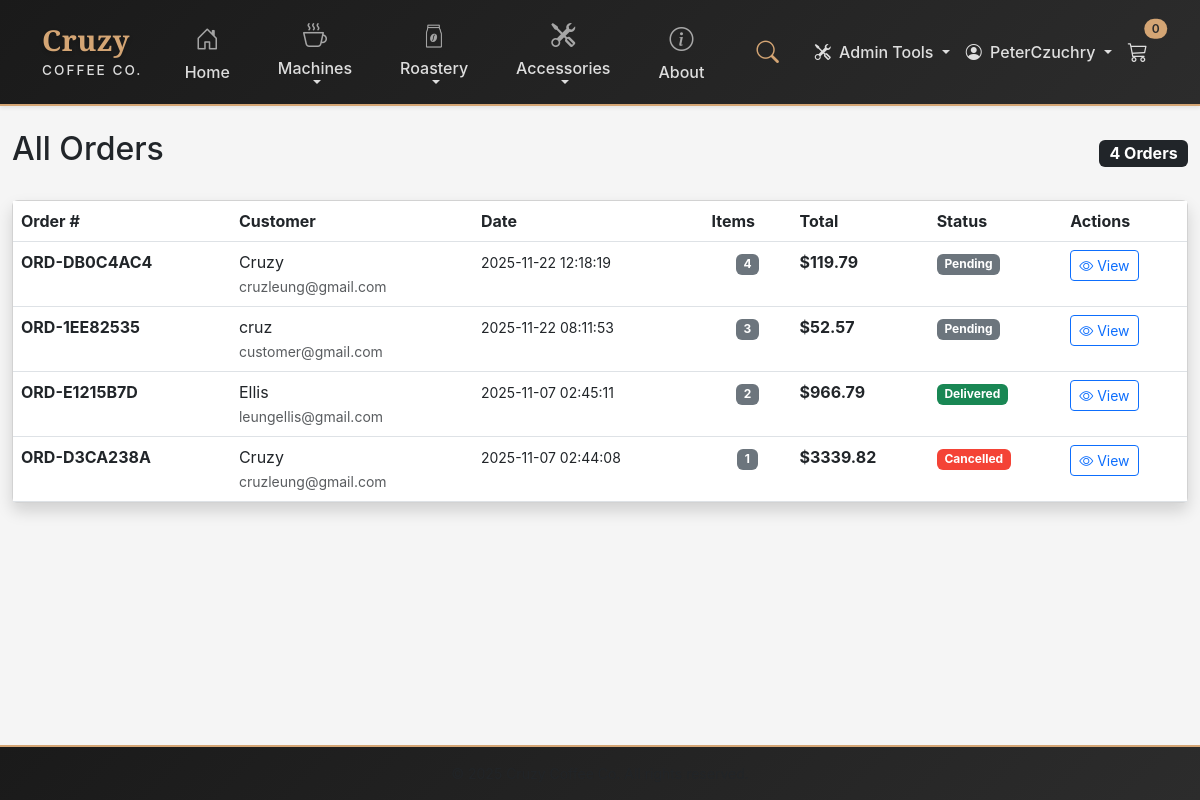
/admin/orders (signed in), run on the app's committed database.
### tables this page shows
CREATE TABLE orders_new (
                id INTEGER PRIMARY KEY AUTOINCREMENT,
                order_number TEXT UNIQUE NOT NULL,
                user_id INTEGER,
                customer_name TEXT NOT NULL,
                customer_email TEXT NOT NULL,
                customer_phone TEXT,
                shipping_address TEXT NOT NULL,
                shipping_city TEXT NOT NULL,
                shipping_state TEXT NOT NULL,
                shipping_zip TEXT NOT NULL,
                payment_method TEXT NOT NULL,
                subtotal REAL NOT NULL,
                tax REAL NOT NULL,
                shipping_cost REAL NOT NULL,
                total REAL NOT NULL,
                status TEXT DEFAULT 'pending',
                created_at TIMESTAMP DEFAULT CURRENT_TIMESTAMP,
                updated_at TIMESTAMP DEFAULT CURRENT_TIMESTAMP,
                FOREIGN KEY (user_id) REFERENCES customers(id)
            );

### app.py (the view)
@app.route("/admin/orders")
@admin_required
def admin_orders():
    conn = get_db_connection()
    orders = conn.execute('''
        SELECT * FROM orders_new
        ORDER BY created_at DESC
    ''').fetchall()
    conn.close()
    return render_template('admin_orders.html',
                         orders=orders,
                         year=datetime.now().year)

### app.py (called while the page is built)
def get_db_connection():
    conn = sqlite3.connect('store.db')
    conn.row_factory = sqlite3.Row
    return conn

def get_user_role():
    return session.get('user_role', 'customer')

def admin_required(f):
    @wraps(f)
    def decorated_function(*args, **kwargs):
        if 'user_id' not in session:
            flash('Please log in to access this page.', 'warning')
            return redirect(url_for('login', next=request.url))
        role = get_user_role()
        if role not in ['admin', 'manager']:
            flash('Access denied. Admin privileges required.', 'danger')
            abort(403)
        return f(*args, **kwargs)
    return decorated_function

### templates/admin_orders.html (shortened to what this page needs)
{% extends "base.html" %}
{% block content %}
<div class="container-fluid py-4">
    <div class="d-flex justify-content-between align-items-center mb-4">
        <h2>All Orders</h2>
        <span class="badge bg-dark" style="font-size: 1rem;">{{ orders|length }} Orders</span>
    </div>
    {% if orders %}
    <div class="card shadow">
        <div class="card-body p-0">
            <div class="table-responsive">
                <table class="table table-hover mb-0">
                    <thead class="bg-dark text-white">
                        <tr>
                            <th>Order #</th>
                            <th>Customer</th>
                            <th>Date</th>
                            <th>Items</th>
                            <th>Total</th>
                            <th>Status</th>
                            <th>Actions</th>
                        </tr>
                    </thead>
                    <tbody>
                        {% for order in orders %}
                        <tr>
                            <td><strong>{{ order.order_number }}</strong></td>
                            <td>
                                {{ order.customer_name }}<br>
                                <small class="text-muted">{{ order.customer_email }}</small>
                            </td>
                            <td><small>{{ order.created_at }}</small></td>
                            <td class="text-center">
                                <span class="badge bg-secondary">{{ order.id }}</span>
                            </td>
                            <td><strong>${{ '%.2f'|format(order.total) }}</strong></td>
                            <td>
                                <span class="badge
                                    {% if order.status == 'delivered' %}bg-success
                                    {% elif order.status == 'shipped' %}bg-info
                                    {% elif order.status == 'processing' %}bg-warning text-dark
                                    {% elif order.status == 'cancelled' %}bg-danger
                                    {% else %}bg-secondary{% endif %}">
                                    {{ order.status|capitalize }}
                                </span>
                            </td>
                            <td>
                                <a href="{{ url_for('admin_order_detail', order_id=order.id) }}"
                                   class="btn btn-sm btn-outline-primary">
                                    <i class="bi bi-eye"></i> View
                                </a>
                            </td>
                        </tr>
                        {% endfor %}
                    </tbody>
                </table>
            </div>
        </div>
    </div>
    {% else %}
    <div class="text-center py-5">
        <i class="bi bi-inbox display-1 text-muted"></i>
        <p class="lead text-muted mt-3">No orders yet.</p>
    </div>
    {% endif %}
</div>
{% endblock %}

### data on the page
orders_new: order_number "ORD-DB0C4AC4", customer_name "Cruzy", customer_email "cruzleung@gmail.com", created_at "2025-11-22 12:18:19", id "4", total "119.79", status "Pending"
orders_new: order_number "ORD-1EE82535", customer_name "cruz", customer_email "customer@gmail.com", created_at "2025-11-22 08:11:53", id "3", total "52.57", status "Pending"
orders_new: order_number "ORD-E1215B7D", customer_name "Ellis", customer_email "leungellis@gmail.com", created_at "2025-11-07 02:45:11", id "2", total "966.79", status "Delivered"
orders_new: order_number "ORD-D3CA238A", customer_name "Cruzy", customer_email "cruzleung@gmail.com", created_at "2025-11-07 02:44:08", id "1", total "3339.82", status "Cancelled"

### other printed values
{{ session.user_name }} "PeterCzuchry"
{{ cart_count }} "0"
{{ orders|length }} "4"
